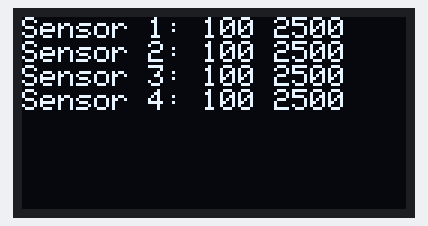
This sketch was run on a simulated Arduino Mega 2560, built with avr-gcc and run on an emulated ATmega2560. On the bench: 128×64 one-colour display. What the sketch prints to the serial monitor is not drawn.

Above: at 10.2 s.

The sketch:

LINESENSOR.ino
```cpp
#include <QTRSensors.h>
#include <Wire.h>
#include <Adafruit_GFX.h>
#include <Adafruit_SSD1306.h>

#define scrwid 128
#define scrhei 64
#define scradr 0x3C
#define DELAY 1000

QTRSensors qtr_front;
QTRSensors qtr_back;
QTRSensors qtr_left;
QTRSensors qtr_right;

const uint8_t SensorCount = 4;
uint16_t sensorValues[SensorCount];

Adafruit_SSD1306 display(scrwid, scrhei, &Wire, -1);

void setupLineSensors()
{
  const uint16_t def_timeout = 1000;
  Serial.println("initializing line sensors . . .");

  //front line sensor
  qtr_front.setTimeout(def_timeout);
  qtr_front.setTypeRC();
  qtr_front.setSensorPins((const uint8_t[]) {
    A0, A1, A2, A3
  }, SensorCount);
  qtr_front.setEmitterPin(33);

  //back line sensor
  qtr_back.setTimeout(def_timeout);
  qtr_back.setTypeRC();
  qtr_back.setSensorPins((const uint8_t[]) {
    A15, A14, A13, A12
  }, SensorCount);
  qtr_back.setEmitterPin(32);

  //left line sensor
  qtr_left.setTimeout(def_timeout);
  qtr_left.setTypeRC();
  qtr_left.setSensorPins((const uint8_t[]) {
    A7, A6, A5, A4
  }, SensorCount);
  qtr_left.setEmitterPin(30);

  //right line sensor
  qtr_right.setTimeout(def_timeout);
  qtr_right.setTypeRC();
  qtr_right.setSensorPins((const uint8_t[]) {
    A8, A9, A10, A11
  }, SensorCount);
  qtr_right.setEmitterPin(31);
}

void setup()
{
  Serial.begin(9600);

  if (!display.begin(SSD1306_SWITCHCAPVCC, scradr)){
    Serial.println(F("SSD12306 allocation failed"));
    for (;;);
  }

  display.clearDisplay();
  display.setTextSize(1);
  display.setTextColor(WHITE);
  display.setCursor(0, 0);

  setupLineSensors();
  calibrate_sensor(qtr_front);


}

void loop(){
}

void calibrate_sensor(QTRSensors &lineSensor)
{
  for (uint16_t i = 0; i < 400; i++)
  {
    lineSensor.calibrate();
  }
  Serial.println();

  Serial.print("Minimum Values: ");
  // print the calibration minimum values measured when emitters were on
  for (uint8_t i = 0; i < SensorCount; i++)
  {
    Serial.print(lineSensor.calibrationOn.minimum[i]);
    Serial.print(' ');
  }
  Serial.println();

  Serial.print("Maximum Values: ");
  // print the calibration maximum values measured when emitters were on
  for (uint8_t i = 0; i < SensorCount; i++)
  {
    Serial.print(lineSensor.calibrationOn.maximum[i]);
    Serial.print(' ');
  }

  for (int x = 0; x < SensorCount; x++){
    display.print("Sensor ");
    display.print(x+1);
    display.print(": ");
    display.print(lineSensor.calibrationOn.minimum[x]);
    display.print(" ");
    display.print(lineSensor.calibrationOn.maximum[x]);
    display.println();
    display.display();
  }

  Serial.println();
  Serial.println("Done calibrating!");
}
```
